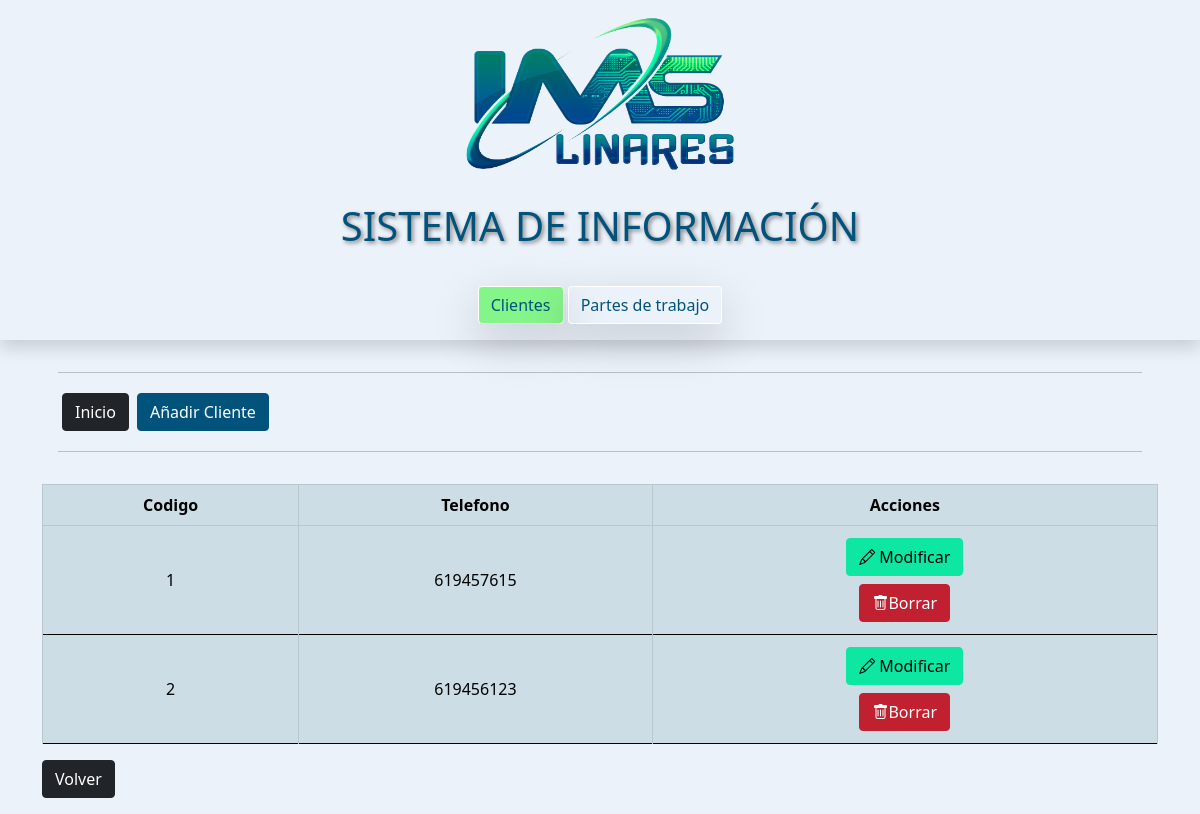
The app's page /plantillas/listadoClientes.php, older data.
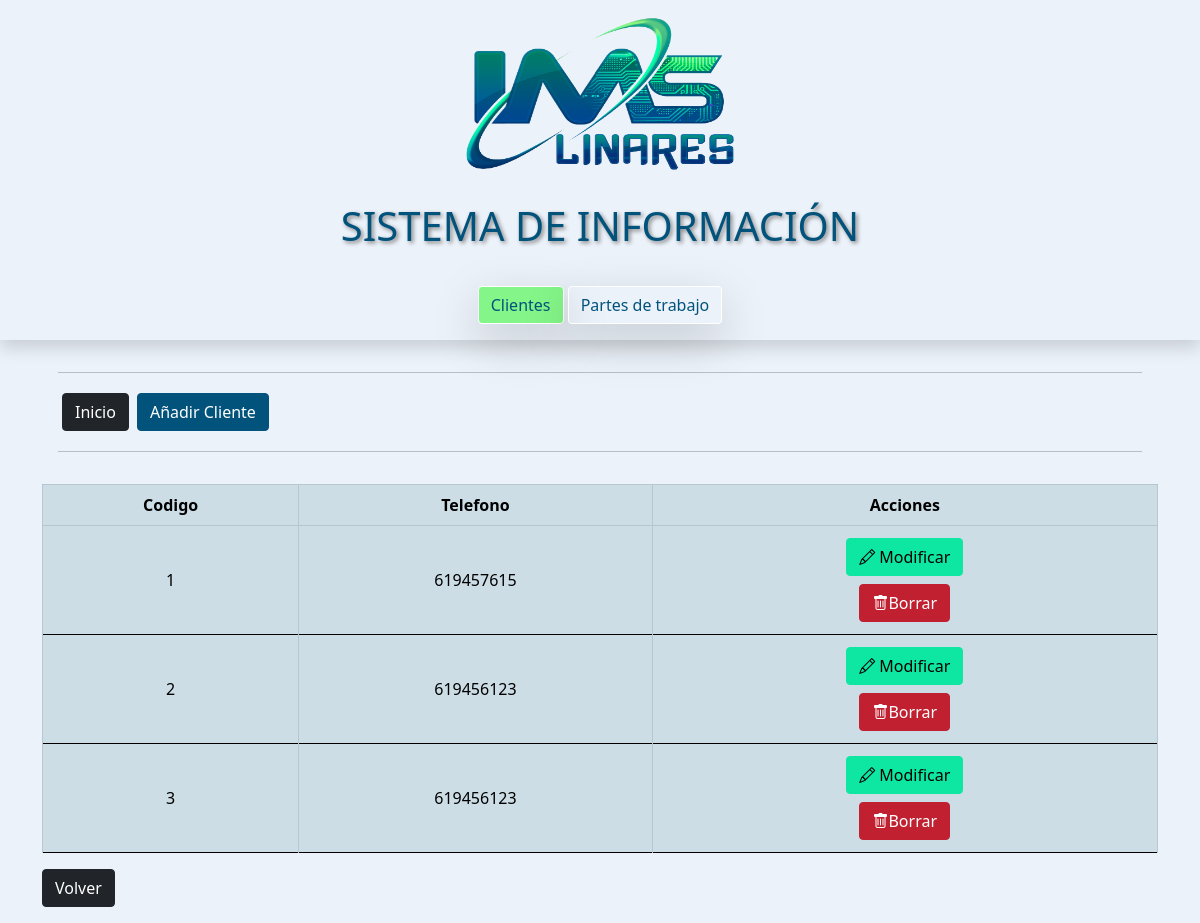
The same page, newer data.
### tables this page shows
CREATE TABLE `cliente` (
  `codigo` int(5) NOT NULL,
  `nombre` varchar(60) NOT NULL,
  `NIF` varchar(9) NOT NULL,
  `direccion` varchar(200) DEFAULT NULL,
  `codigoPostal` int(5) DEFAULT NULL,
  `localizacion` varchar(60) DEFAULT NULL,
  `provincia` varchar(60) DEFAULT NULL,
  `email` varchar(60) DEFAULT NULL,
  `telefono1` varchar(15) DEFAULT NULL,
  `datosBanco` varchar(25) DEFAULT NULL,
  `telefono2` int(15) DEFAULT NULL,
  `nota` text DEFAULT NULL
);

### plantillas/listadoClientes.php (the view, shortened to what this page needs)
<?php
include 'db.php';
$sql = "SELECT * FROM cliente";
$resultado = mysqli_query($mysqli, $sql);
?>
<!DOCTYPE html>
<html lang="en">
<head>
    <?php include('comunes/header.php') ?>
</head>
<body>
    <?php include('comunes/menuPrincipal.php') ?>
    <div class="container">
        <aside class="d-flex flex-column flex-shrink-0 p-3 menuLateral">
            <hr>
            <ul class="nav nav-pills flex-row mb-auto">
                <li class="nav-item">
                    <a class="btn btn-dark m-1" href="../index.php">Inicio</a>
                </li>
                <li class="nav-item">
                    <a href="crearCliente.php" class="btn btn-primary m-1" aria-current="page">Añadir Cliente</a>
                </li>
            </ul>
            <hr>
        </aside>
        <div class="table">
            <table id="clientesTabla" class="display table table-primary table-bordered align-middle">
                <?php
                if (mysqli_num_rows($resultado) > 0) {
                    echo "<thead>";
                    echo "<tr class='text-center'>";
                    echo "<th>Codigo</th>";
                    echo "<th>Telefono</th>";
                    echo "<th>Acciones</th>";
                    echo "</tr>";
                    echo "</thead>";
                    echo "<tbody>";
                    while ($fila = mysqli_fetch_assoc($resultado)) {
                        echo '<tr class="text-center">';
                        echo "<td>" . $fila["codigo"] . '</td>';
                        echo '<td>' . $fila["telefono1"] . '</td>';
                        echo '<td style="display: inline-block block; justify-content: center">';
                        echo "<form action='modificarCliente.php' method='post'>";
                        echo "<button type='submit' class='btn btn-success m-1'><i class='bi bi-pencil'></i> Modificar</button>";
                        echo "</form>";
                        echo "<form action='borrandoCliente.php' method='post'>";
                        echo "<button type='submit' class='btn btn-danger m-1'><i class='bi bi-trash'></i>Borrar</button>";
                        echo "</form>";
                        echo '</td>';
                        echo '</tr>';
                    }
                    echo "</tbody>";
                } else {
                    echo "<tr><td>0 resultados</td></tr>";
                }
                ?>
            </table>
            <a class="btn btn-dark" href="../index.php">Volver</a>
        </div>
    </div>
</body>
</html>

Row changes from the older to the newer data that the page shows:
added cliente: codigo "3", telefono1 "619456123"
